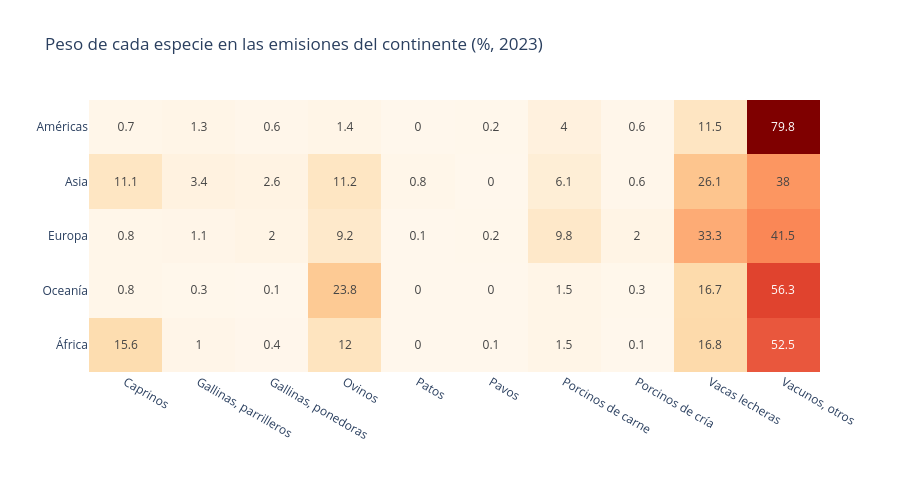

This figure's notebook cell:
### Markdown cell above
1961	2023	
Américas	734	1.264	×1,7
Asia	522	1.154	×2,2
África	223	788	×3,5
Europa	731	417	−43%
Oceanía	137	142	estable

Europa alcanzó su máximo en 1984 con 908 Mt y hoy se sitúa un 54% por debajo. Es el único continente que ha revertido la tendencia. En términos de reparto mundial, Europa pasó del 31% al 11% del total, mientras África subió del 9,5% al 21%.

### Code cell
esp = datos[datos['anio'] == 2023].pivot_table(
    index='area', columns='producto', values='co2eq', aggfunc='sum')
esp_pct = esp.div(esp.sum(axis=1), axis=0) * 100

fig_heatmap = px.imshow(esp_pct.round(1), text_auto=True, aspect='auto',
                        color_continuous_scale='OrRd',
                        title='Peso de cada especie en las emisiones del continente (%, 2023)',
                        template='plotly_white')
fig_heatmap.update_layout(height=480, xaxis_title='', yaxis_title='',
                          coloraxis_showscale=False)
fig_heatmap.show()

### Figure 1 — Plotly figure (JSON) as saved in the notebook; plotly's stock layout.template omitted (floating-point values rounded to 4 significant figures)
{"data": [{"coloraxis": "coloraxis", "hovertemplate": "producto: %{x}<br>area: %{y}<br>color: %{z}<extra></extra>", "name": "0", "texttemplate": "%{z}", "type": "heatmap", "x": ["Caprinos", "Gallinas, parrilleros", "Gallinas, ponedoras", "Ovinos", "Patos", "Pavos", "Porcinos de carne", "Porcinos de cría", "Vacas lecheras", "Vacunos, otros"], "xaxis": "x", "y": ["Américas", "Asia", "Europa", "Oceanía", "África"], "yaxis": "y", "z": [[0.7, 1.3, 0.6, 1.4, 0.0, 0.2, 4.0, 0.6, 11.5, 79.8], [11.1, 3.4, 2.6, 11.2, 0.8, 0.0, 6.1, 0.6, 26.1, 38.0], [0.8, 1.1, 2.0, 9.2, 0.1, 0.2, 9.8, 2.0, 33.3, 41.5], [0.8, 0.3, 0.1, 23.8, 0.0, 0.0, 1.5, 0.3, 16.7, 56.3], [15.6, 1.0, 0.4, 12.0, 0.0, 0.1, 1.5, 0.1, 16.8, 52.5]]}], "layout": {"coloraxis": {"autocolorscale": false, "colorscale": [[0, "rgb(255,247,236)"], [0.125, "rgb(254,232,200)"], [0.25, "rgb(253,212,158)"], [0.375, "rgb(253,187,132)"], [0.5, "rgb(252,141,89)"], [0.625, "rgb(239,101,72)"], [0.75, "rgb(215,48,31)"], [0.875, "rgb(179,0,0)"], [1, "rgb(127,0,0)"]], "showscale": false}, "height": 480, "title": {"text": "Peso de cada especie en las emisiones del continente (%, 2023)"}, "xaxis": {"anchor": "y", "domain": [0, 1], "title": {"text": ""}}, "yaxis": {"anchor": "x", "autorange": "reversed", "domain": [0, 1], "title": {"text": ""}}}}
